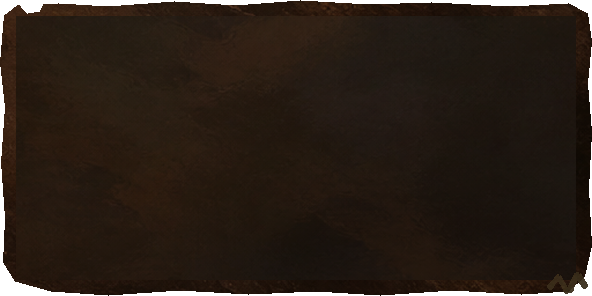
#> input picture assets/source/unitframes/raid-a2/RaidMemberShellA_MasterV1.png, 592 x 296 px
$ python -i build_unitframes_raid_a2_runtime.py   (imports and definitions only)
#> lines starting #> are read from the running program, lines starting #| are printed output that depends on the picture
### tools/runtime_texture_compat.py
"""Vanilla WoW compatible containers for accepted runtime pixels."""

from __future__ import annotations

from PIL import Image


VANILLA_MAX_TEXTURE_SIZE = 1024
DEFAULT_RUNTIME_TEXEL_DENSITY = 2


def is_power_of_two(value: int) -> bool:
    return value > 0 and value & (value - 1) == 0


def next_power_of_two(value: int) -> int:
    if value <= 0:
        raise ValueError(f"texture dimension must be positive: {value}")
    return 1 << (value - 1).bit_length()


def power_of_two_size(size: tuple[int, int]) -> tuple[int, int]:
    texture_size = tuple(next_power_of_two(value) for value in size)
    if max(texture_size) > VANILLA_MAX_TEXTURE_SIZE:
        raise ValueError(
            "Turtle WoW 1.12 runtime texture exceeds 1024px: "
            f"logical={size}, texture={texture_size}"
        )
    return texture_size


# [46 lines left out: functions sampled_size, sampled_content_uv, pad_to_power_of_two, content_uv, not called in this run]

### tools/build_unitframes_raid_a2_runtime.py
#!/usr/bin/env python3
"""Promote and export the accepted UF-RAID-A2 sample-window contract.

Only the four fixed attempt-5 sample windows are promoted.  The rejected,
unused outer donor fields never enter ``assets/source`` or the addon.  The
accepted samples feed the existing deterministic shell builder; runtime media
is then exported from the four exact 592x296 RGBA masters.
"""

from __future__ import annotations

import argparse
import hashlib
import json
import struct
import subprocess
import sys
from pathlib import Path
from typing import Any

from PIL import Image, ImageChops

from runtime_texture_compat import (
    content_uv,
    pad_to_power_of_two,
    power_of_two_size,
)

from build_unitframes_raid_donor_shells_v1 import (
    ShellSet,
    build_shells,
    clear_transparent_rgb,
    load_donor_materials,
    render_source_preview,
)
from render_unitframes_raid_donor_simulation_v1 import render_review, render_scene


ROOT = Path(__file__).resolve().parents[1]
SPEC_PATH = ROOT / "tools/specs/unitframes_raid_donor_simulation_v1.json"
SOURCE_DIR = ROOT / "assets/source/unitframes/raid-a2"
SOURCE_MANIFEST = SOURCE_DIR / "UF-RAID-A2_SourceManifest_v1.json"
RUNTIME_MANIFEST = SOURCE_DIR / "UF-RAID-A2_RuntimeManifest_v1.json"
RUNTIME_DIR = ROOT / "addon/AzerothExpeditionUI/Media/UnitFrames"
PREVIEW_DIR = ROOT / "generated/unitframes/raid/A2/runtime"
DISPLAY_CONTRACT = ROOT / "tools/specs/unitframes_raid_runtime_display_region_v1.json"
DISPLAY_VALIDATOR = (
    ROOT / ".codex/skills/run-aeui-asset-workflow/scripts/validate_display_regions.py"
)
DISPLAY_REPORT = PREVIEW_DIR / "display-region-report.json"

RAW_PATH = (
    ROOT
    / "generated/unitframes/raid/A2/DONOR-V1/attempt-05/"
    "uf-raid-a2-donor-v1-attempt-05.provider-native-01.png"
)
RAW_SHA256 = "dad020c26b772a26b856688bc0f5c4cf804b5d0f0ff932846feb37a701a6f159"
TECHNICAL_REPORT_SHA256 = (
    "9018df186f4710fa90156b6001a93326630a4b0894287262b97e5374fc3ee5e6"
)
EXECUTOR_SESSION = "019ff547-a187-70d2-b123-f6b2960ae9eb"
PROVIDER_RESULT = "ig_08662f5db7697b89016a7c3ba4bae08191a3c895ac74d50469"

MATERIAL_FILES = {
    "leather": "RaidMaterialLeather_SampleV1.png",
    "liner": "RaidMaterialLiner_SampleV1.png",
    "brass": "RaidMaterialBrass_SampleV1.png",
    "thread": "RaidMaterialThread_SampleV1.png",
}
SOURCE_FILES = {
    variant: f"RaidMemberShell{variant}_MasterV1.png"
    for variant in ("A", "B", "C", "D")
}
RUNTIME_FILES = {
    variant: f"RaidMemberShell{variant}V1.tga"
    for variant in ("A", "B", "C", "D")
}
RUNTIME_LOGICAL_SIZE = (74, 37)
RUNTIME_SIZE = (148, 74)
RUNTIME_TEXTURE_SIZE = power_of_two_size(RUNTIME_SIZE)
TEXELS_PER_UI = 2


# [13 lines left out: function parse_args, not called in this run]


def sha256(path: Path) -> str:
    return hashlib.sha256(path.read_bytes()).hexdigest()


def pixel_sha256(image: Image.Image) -> str:
    return hashlib.sha256(image.convert("RGBA").tobytes()).hexdigest()


def repository_path(path: Path) -> str:
    return path.resolve().relative_to(ROOT).as_posix()


def visible_green_pixels(image: Image.Image) -> int:
    return sum(
        1
        for red, green, blue, alpha in image.convert("RGBA").getdata()
        if alpha and red <= 32 and green >= 224 and blue <= 32
    )


def transparent_rgb_nonzero(image: Image.Image) -> int:
    return sum(
        1
        for red, green, blue, alpha in image.convert("RGBA").getdata()
        if alpha == 0 and (red or green or blue)
    )


def image_metrics(image: Image.Image) -> dict[str, Any]:
    rgba = image.convert("RGBA")
    alpha = rgba.getchannel("A")
    histogram = alpha.histogram()
    return {
        "size": list(rgba.size),
        "mode": rgba.mode,
        "pixel_sha256": pixel_sha256(rgba),
        "visible_bbox_exclusive": list(alpha.getbbox() or (0, 0, 0, 0)),
        "transparent_pixels": histogram[0],
        "partially_transparent_pixels": sum(histogram[1:255]),
        "opaque_pixels": histogram[255],
        "visible_green_spill_pixels": visible_green_pixels(rgba),
        "transparent_rgb_nonzero_values": transparent_rgb_nonzero(rgba),
    }


def save_png(image: Image.Image, path: Path) -> None:
    path.parent.mkdir(parents=True, exist_ok=True)
    image.save(path, format="PNG", compress_level=9)


# [455 lines left out: functions tga_header, verify_tga, promote_exact_windows, load_accepted_sources, export_runtime, run_display_gate and 3 more, not called in this run]


# [2 lines not run here, left out]

>>> from PIL import Image
>>> picture = Image.open('../assets/source/unitframes/raid-a2/RaidMemberShellA_MasterV1.png')
#> picture is the input picture: PIL image 592x296 RGBA; mean R, G, B, A 33.8, 23.4, 15.2, 245.6
>>> result = image_metrics(picture)
#> in image_metrics, `alpha = rgba.getchannel("A")`:
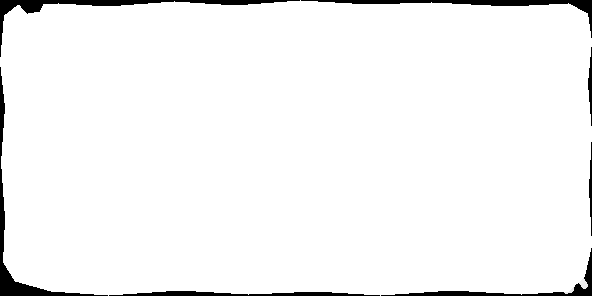
#> alpha: PIL image 592x296 L; min 0, max 255, mean 245.6
#> in image_metrics, `histogram = alpha.histogram()`: histogram = 256 values, max 168693 at index 255, min 0 at index 1, mean 684.5
#> result = 9 items
